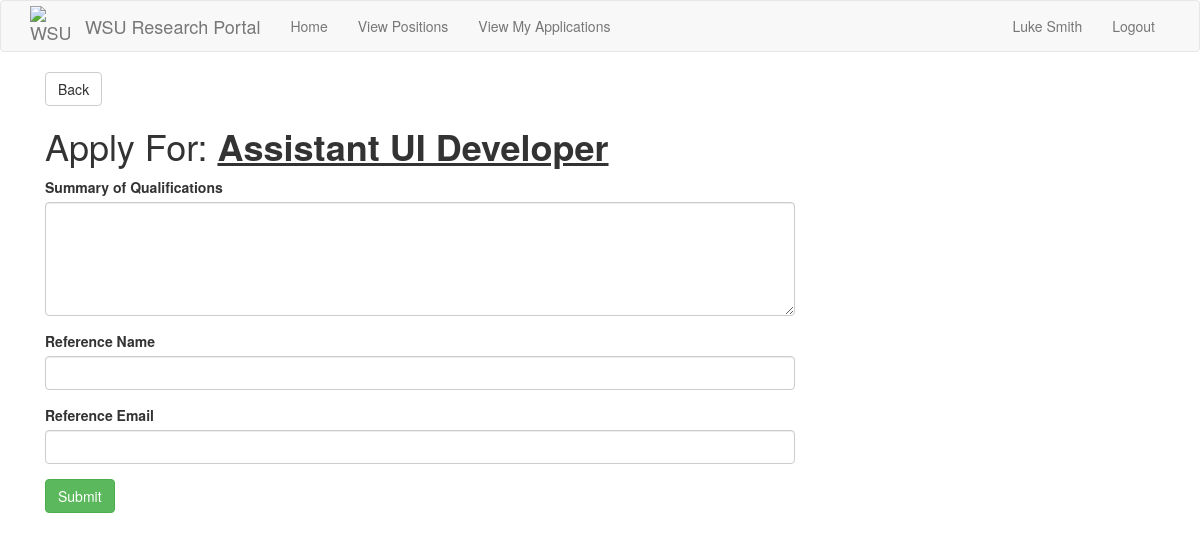
/positions/1/apply (signed in), run on the app's committed database.
### src/Model/models.py (models this page shows, shortened)
class User(db.Model, UserMixin):
    __tablename__ = 'user'
    id = db.Column(db.Integer, primary_key=True)
    password_hash = db.Column(db.String(128))
    firstname = db.Column(db.String(100))
    lastname = db.Column(db.String(100))
    wsu_id = db.Column(db.String(15), unique = True)
    email = db.Column(db.String(120),unique = True, index = True)
    phone = db.Column(db.String(11),unique = True)
    user_type = db.Column(db.String(50))
    __mapper_args__ = {
        'polymorphic_identity': 'User',
        'polymorphic_on': user_type
    }

class Position(db.Model):
    id = db.Column(db.Integer, primary_key=True)
    title = db.Column(db.String(32), unique=True)
    description = db.Column(db.String(256))
    accepting_applications = db.Column(db.Boolean)
    start_date = db.Column(db.String(256))
    end_date = db.Column(db.String(256))
    work_load = db.Column(db.Integer) # Time commitment.
    languages = db.relationship(
        'Language',
        secondary = positionLanguages,
        primaryjoin = (positionLanguages.c.position_id == id),
        lazy='dynamic',
        overlaps='languages'
    )
    research_fields = db.relationship(
        'Interest',
        secondary=positionInterests,
        primaryjoin=(positionInterests.c.position_id == id),
        lazy='dynamic',
        overlaps='interests'
    )
    candidates = db.Column(db.Integer) # Stores the ID's of the current candidates for the position.
    applications = db.relationship('Application', backref='position') # A position has multiple applications associated to it.
    professor_id = db.Column(db.Integer, db.ForeignKey('professor.id')) # Every position has one professor associated to it.

### src/Controller/position_routes.py (the view, shortened to what this page needs)
@routes.route("/positions/<position_id>/apply", methods=["GET", "POST"])
def positions_by_id_apply(position_id):
    if current_user.user_type != "Student":
        return render_template("errors/403.html"), 403
    position = Position.query.filter_by(id=position_id).first()
    form = ApplicationForm()
    return render_template("Position Pages/position_apply.html", form=form, position=position)

### src/Controller/forms.py
class ApplicationForm(FlaskForm):
	statement = TextAreaField('Summary of Qualifications', validators=[DataRequired(),Length(max=1500)])
	reference = StringField('Reference Name', validators=[DataRequired(), Length(max=30)])
	reference_email = StringField('Reference Email', validators=[DataRequired(), Length(max=30)])
	submit = SubmitField("Submit")

### app.py (called while the page is built)
@app.context_processor
def inject_request():
    return dict(request=request)

@app.before_request
def initBD(*args, **kwargs):
    if app.got_first_request:
        db.create_all()
        if Language.query.count() == 0:
            languages = ['Java','C', 'Python', 'C++', 'JavaScript', 'HTML', 'CSS']
            for t in languages:
                db.session.add(Language(name=t))
        db.session.commit()
        if Interest.query.count() == 0:
            interests = ['Software Engineering', 'Artificial intelligence', 'Cyber Security', 'Machine Learning', 'Computer Architecture', 'Data Science']
            for t in interests:
                db.session.add(Interest(name=t))
        db.session.commit()

### src/Model/models.py (called while the page is built)
@login.user_loader
def load_user(id):
    return User.query.get(int(id))

### src/View/templates/Position Pages/position_apply.html (shortened to what this page needs)
{% extends "base.html" %}
{% block app_content %}
<div class="container mt-4">
    <a href="javascript:window.history.back();" class="btn btn-default text-center">Back</a>
    <h1>Apply For: <strong><u>{{ position.title }}</u></strong></h1>
    {% if form %}
    <div class="row">
        <div class="col-md-8 offset-md-2">
            <form action="" method="post">
                <div class="form-group">
                    {{ form.statement.label }}
                    {{ form.statement(class="form-control", rows=5) }}
                </div>
                <div class="form-group">
                    {{ form.reference.label }}
                    {{ form.reference(class="form-control") }}
                </div>
                <div class="form-group">
                    {{ form.reference_email.label }}
                    {{ form.reference_email(class="form-control") }}
                </div>
                <div class="form-group">
                    {{ form.submit(class="btn btn-success") }}
                </div>
            </form>
        </div>
    </div>
    {% endif %}
</div>
{% endblock %}

### src/View/templates/_navbar.html (shortened to what this page needs)
{% block navbar %}
    <nav class="navbar navbar-default">
        <div class="container">
            <div class="navbar-header">
                <a class="navbar-brand" href="{{ url_for('routes.index') }}" style="display: flex; align-items: center;">
                    <img src="{{ url_for('static', filename='wsu-logo.png') }}" alt="WSU Cougarhead" style="width: 40px; height: 40px">
                    <span style="margin-left: 15px;">WSU Research Portal</span>
                </a>
            </div>
            <div class="collapse navbar-collapse" id="bs-example-navbar-collapse-1">
                <ul class="nav navbar-nav">
                        <li {% if request.path == url_for('routes.index') %}class="active"{% endif %}>
                            <a href="{{ url_for('routes.index') }}">Home</a>
                        </li>
                    {% if current_user.user_type == "Professor" %}
                        <li {% if request.path == url_for('positions.positions') %}class="active"{% endif %}>
                            <a href="{{ url_for('positions.positions') }}">View My Positions</a>
                        </li>
                        <li {% if request.path == url_for('positions.create_position') %}class="active"{% endif %}>
                            <a href="{{ url_for('positions.create_position') }}">Create Position</a>
                        </li>
                    {% elif current_user.user_type == "Student" %}
                        <li {% if request.path == url_for('positions.positions') %}class="active"{% endif %}>
                            <a href="{{ url_for('positions.positions') }}">View Positions</a>
                        </li>
                        <li {% if request.path == url_for('routes.my_applications') %}class="active"{% endif %}>
                            <a href="{{ url_for('routes.my_applications') }}">View My Applications</a>
                        </li>
                    {% endif %}
                </ul>
                <ul class="nav navbar-nav navbar-right">
                    {% if current_user.is_anonymous %}
                    <li><a href="{{ url_for('auth.login') }}">Login</a></li>
                    {% else %}
                    <li {% if request.path == url_for('routes.display_profile') %}class="active"{% endif %}>
                        <a href="{{ url_for('routes.display_profile') }}">{{ current_user.firstname }} {{ current_user.lastname }}</a></li>
                    <li><a href="{{ url_for('auth.logout') }}">Logout</a></li>
                    {% endif %}
                </ul>
            </div>
        </div>
    </nav>
{% endblock %}

### data on the page
User: firstname "Luke", lastname "Smith"
Position: title "Assistant UI Developer"
